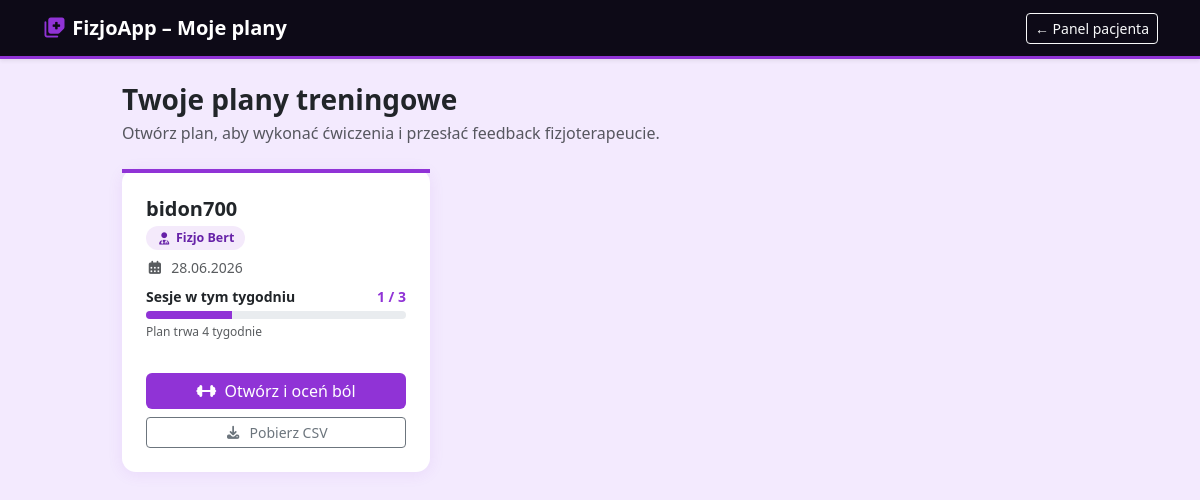
Screenshot of /plany/ (signed in) with the database file from the repository.
### fizjoapp/models.py (models this page shows, shortened)
class PlanTreningowy(models.Model):
    fizjoterapeuta = models.ForeignKey('Fizjoterapeuta', on_delete=models.CASCADE, related_name='plany')
    pacjent = models.ForeignKey('Pacjent', on_delete=models.CASCADE, related_name='plany')
    nazwa = models.CharField(max_length=200)
    data_utworzenia = models.DateTimeField(auto_now_add=True)
    sesje_tygodniowo = models.IntegerField(default=3, verbose_name="Sesji w tygodniu")
    czas_trwania_tygodnie = models.IntegerField(default=4, verbose_name="Czas trwania (tygodnie)")

class Fizjoterapeuta(models.Model):
    user = models.OneToOneField(User, on_delete=models.CASCADE, null=True, blank=True)
    imie = models.CharField(max_length=50, verbose_name="Imię")
    nazwisko = models.CharField(max_length=100, verbose_name="Nazwisko")
    specka = models.CharField(max_length=150, verbose_name="Specjalizacja")
    tytul = models.CharField(max_length=20, verbose_name="Tytuł Naukowy")
    def __str__(self):
        return f"{self.imie} {self.nazwisko}"

### fizjoapp/views.py (the view)
# urls.py: path('plany/', views.plany_treningowe, name='plany_treningowe'),
@login_required
def plany_treningowe(request):
    if not hasattr(request.user, 'pacjent'):
        return render(request, '403.html', status=403)
    pacjent = request.user.pacjent
    plany = PlanTreningowy.objects.filter(pacjent=pacjent).order_by('-data_utworzenia')
    plany_z_sesjami = [(p, sesje_w_biezacym_tygodniu(p, pacjent)) for p in plany]
    return render(request, 'plany_treningowe.html', {'plany_z_sesjami': plany_z_sesjami})

### fizjoapp/views.py (called while the page is built)
def sesje_w_biezacym_tygodniu(plan, pacjent=None):
    today = timezone.localdate()
    start_of_week = today - datetime.timedelta(days=today.weekday())
    end_of_week = start_of_week + datetime.timedelta(days=7)
    qs = OcenaCwiczenia.objects.filter(
        cwiczenie__plan=plan,
        data_oceny__date__gte=start_of_week,
        data_oceny__date__lt=end_of_week,
    )
    if pacjent:
        qs = qs.filter(pacjent=pacjent)
    return qs.dates('data_oceny', 'day').count()

### fizjoapp/templates/plany_treningowe.html (shortened to what this page needs)
{% load static %}
<!doctype html>
<html lang="pl">
<head>
  <link rel="stylesheet" href="{% static 'css/bootstrap.min.css' %}"/>
  <link rel="stylesheet" href="{% static 'css/all.min.css' %}"/>
  <link rel="stylesheet" href="{% static 'css/pacjent.css' %}"/>
</head>
<body>
  <nav class="pac-nav navbar navbar-dark shadow-sm mb-4">
    <div class="container">
      <span class="navbar-brand fw-bold"><i class="fas fa-notes-medical" style="color:#9033d6"></i> FizjoApp – Moje plany</span>
      <a href="{% url 'dashboard_pacjent' %}" class="btn btn-outline-light btn-sm">← Panel pacjenta</a>
    </div>
  </nav>
  <div class="container pb-5" style="max-width:980px">
    <h3 class="fw-bold mb-1">Twoje plany treningowe</h3>
    <p class="text-muted mb-4">Otwórz plan, aby wykonać ćwiczenia i przesłać feedback fizjoterapeucie.</p>
    <div class="row g-3">
      {% for plan, sesje in plany_z_sesjami %}
      <div class="col-md-4">
        <div class="plan-card card h-100">
          <div class="card-top"></div>
          <div class="card-body p-4 d-flex flex-column">
            <h5 class="fw-bold mb-1">{{ plan.nazwa }}</h5>
            <p class="mb-2">
              <span class="fizjo-badge"><i class="fas fa-user-md me-1"></i>{{ plan.fizjoterapeuta }}</span>
            </p>
            <p class="text-muted small mb-2"><i class="fas fa-calendar-alt me-1"></i> {{ plan.data_utworzenia|date:"d.m.Y" }}</p>
            <div class="mb-3">
              <div class="d-flex justify-content-between small fw-semibold mb-1">
                <span>Sesje w tym tygodniu</span>
                <span style="color:#9033d6">{{ sesje }} / {{ plan.sesje_tygodniowo }}</span>
              </div>
              <div class="progress" style="height:8px;border-radius:999px;">
                {% if plan.sesje_tygodniowo > 0 %}
                  {% widthratio sesje plan.sesje_tygodniowo 100 as pct %}
                  <div class="progress-bar" role="progressbar"
                       style="width:{{ pct }}%;background:#9033d6;"
                       aria-valuenow="{{ sesje }}" aria-valuemin="0" aria-valuemax="{{ plan.sesje_tygodniowo }}">
                  </div>
                {% endif %}
              </div>
              <p class="text-muted" style="font-size:.75rem;margin-top:.3rem">
                Plan trwa {{ plan.czas_trwania_tygodnie }} {% if plan.czas_trwania_tygodnie == 1 %}tydzień{% elif plan.czas_trwania_tygodnie <= 4 %}tygodnie{% else %}tygodni{% endif %}
              </p>
            </div>
            <div class="mt-auto">
              <a href="{% url 'szczegoly_planu' plan.id %}" class="btn btn-pac w-100 mb-2">
                <i class="fas fa-dumbbell me-1"></i> Otwórz i oceń ból
              </a>
              <a href="{% url 'eksportuj_plan_csv' plan.id %}" class="btn btn-outline-secondary w-100 btn-sm">
                <i class="fas fa-download me-1"></i> Pobierz CSV
              </a>
            </div>
          </div>
        </div>
      </div>
      {% endfor %}
    </div>
  </div>
</body>
</html>

### static/css/pacjent.css (style rules this page uses)
body { background:#f3eafe; font-family:'Segoe UI',system-ui,sans-serif; }
.pac-nav { background:#0d0a17; border-bottom:3px solid #9033d6; }
.btn-pac { background:#9033d6; color:#fff; border:none; }
:root { --fc-border-color: #e5d4f8; --fc-today-bg-color: rgba(144,51,214,.07); --fc-highlight-color: rgba(144,51,214,.12); --fc-button-bg-color: #9033d6; --fc-button-border-color: #7a28b8; --fc-button-hover-bg-color: #7a28b8; --fc-button-hover-border-color: #6722a8; --fc-button-active-bg-color: #6722a8; --fc-button-active-border-color: #6722a8; }
.card-top::before { content:'';display:block;height:4px;background:#9033d6; }
.plan-card { border-radius:14px;border:none;box-shadow:0 2px 16px rgba(144,51,214,.09);transition:transform .15s,box-shadow .15s; }
.fizjo-badge { background:rgba(144,51,214,.1);color:#6722a8;font-size:.78rem;font-weight:600;border-radius:999px;padding:.2rem .65rem; }

### rows the page displays
PlanTreningowy: nazwa "bidon700", fizjoterapeuta "Fizjo Bert", data_utworzenia "28.06.2026", sesje "1", sesje_tygodniowo "3", czas_trwania_tygodnie "4"
